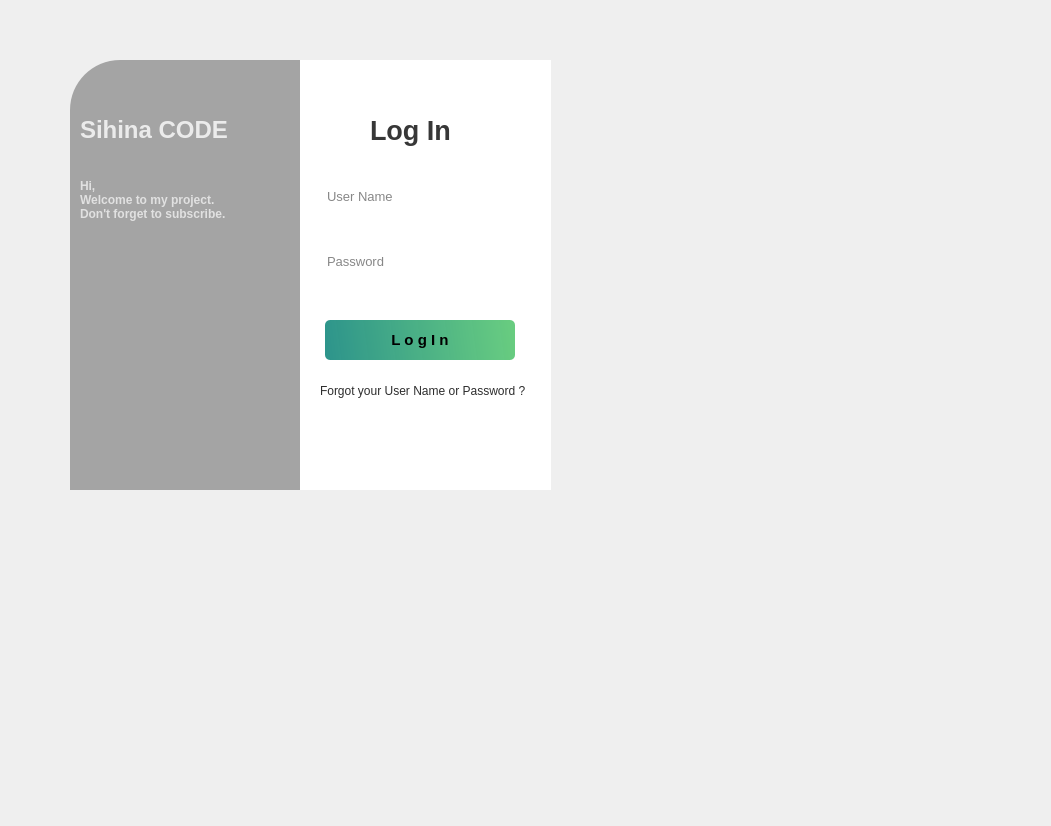
<?xml version="1.0" encoding="UTF-8"?>
<ui version="4.0">
 <class>Form</class>
 <widget class="QWidget" name="Form">
  <property name="geometry">
   <rect>
    <x>0</x>
    <y>0</y>
    <width>1051</width>
    <height>826</height>
   </rect>
  </property>
  <property name="windowTitle">
   <string>Form</string>
  </property>
  <widget class="QWidget" name="widget" native="true">
   <property name="geometry">
    <rect>
     <x>30</x>
     <y>30</y>
     <width>550</width>
     <height>500</height>
    </rect>
   </property>
   <widget class="QLabel" name="label">
    <property name="geometry">
     <rect>
      <x>40</x>
      <y>30</y>
      <width>280</width>
      <height>430</height>
     </rect>
    </property>
    <property name="styleSheet">
     <string notr="true">border-image: url(:/images/manzara.jpeg);
border-top-left-radius:50px;</string>
    </property>
    <property name="text">
     <string/>
    </property>
   </widget>
   <widget class="QLabel" name="label_2">
    <property name="geometry">
     <rect>
      <x>40</x>
      <y>30</y>
      <width>280</width>
      <height>430</height>
     </rect>
    </property>
    <property name="styleSheet">
     <string notr="true">background-color:rgba(0,0,0,80);
border-top-left-radius:50px;</string>
    </property>
    <property name="text">
     <string/>
    </property>
   </widget>
   <widget class="QLabel" name="label_3">
    <property name="geometry">
     <rect>
      <x>270</x>
      <y>30</y>
      <width>251</width>
      <height>430</height>
     </rect>
    </property>
    <property name="styleSheet">
     <string notr="true">background-color:rgba(255,255,255,255);
bor-bottom-right-radius:50px;</string>
    </property>
    <property name="text">
     <string/>
    </property>
   </widget>
   <widget class="QLabel" name="label_4">
    <property name="geometry">
     <rect>
      <x>340</x>
      <y>80</y>
      <width>111</width>
      <height>40</height>
     </rect>
    </property>
    <property name="font">
     <font>
      <pointsize>20</pointsize>
      <weight>75</weight>
      <bold>true</bold>
     </font>
    </property>
    <property name="styleSheet">
     <string notr="true">color:rgba(0,0,0,200);</string>
    </property>
    <property name="text">
     <string>Log In</string>
    </property>
   </widget>
   <widget class="QLineEdit" name="lineEdit">
    <property name="geometry">
     <rect>
      <x>295</x>
      <y>150</y>
      <width>190</width>
      <height>40</height>
     </rect>
    </property>
    <property name="font">
     <font>
      <pointsize>10</pointsize>
     </font>
    </property>
    <property name="styleSheet">
     <string notr="true">background-color:rgba(0,0,0,0);
border:none;
border-bottom:2px solid(46,82,101,200);
color:rgba(0,0,0,240);
padding-bottom:7px;</string>
    </property>
    <property name="placeholderText">
     <string>User Name</string>
    </property>
   </widget>
   <widget class="QLineEdit" name="lineEdit_2">
    <property name="geometry">
     <rect>
      <x>295</x>
      <y>215</y>
      <width>190</width>
      <height>40</height>
     </rect>
    </property>
    <property name="font">
     <font>
      <pointsize>10</pointsize>
     </font>
    </property>
    <property name="styleSheet">
     <string notr="true">background-color:rgba(0,0,0,0);
border:none;
border-bottom:2px solid(46,82,101,200);
color:rgba(0,0,0,240);
padding-bottom:7px;</string>
    </property>
    <property name="echoMode">
     <enum>QLineEdit::Password</enum>
    </property>
    <property name="placeholderText">
     <string>Password</string>
    </property>
   </widget>
   <widget class="QPushButton" name="pushButton">
    <property name="geometry">
     <rect>
      <x>295</x>
      <y>290</y>
      <width>190</width>
      <height>40</height>
     </rect>
    </property>
    <property name="font">
     <font>
      <pointsize>11</pointsize>
      <weight>75</weight>
      <bold>true</bold>
     </font>
    </property>
    <property name="styleSheet">
     <string notr="true">QPushButton#pushButton{
background-color: qlineargradient(spread:pad, x1:0, y1:0.505682, x2:1, y2:0.477, stop:0 rgba(11, 131, 120, 219), stop:1 rgba(85, 198, 112, 226));
color:rgbe(255,255,255,210);
border-radius:5px;
}

QPushButton#pushButton:hover{

background-color: qlineargradient(spread:pad, x1:0, y1:0.505682, x2:1, y2:0.477, stop:0 rgba(150, 123, 111, 219), stop:1 rgba(85, 81, 84, 226));
}

QPushButton#pushButton:pressed{
padding-left:5px;
padding-top:5px;
background-color:rgba(150,123,11,255);
}

QPushButton#pushButton_2{
background-color: rgba(0,0,0,0);
color:rgbe(85,98,112,255);

}

QPushButton#pushButton_2:hover{

color: rgba(131,96,53,255);
}

QPushButton#pushButton_2:pressed{
padding-left:5px;
padding-top:5px;
color:rgba(91,88,53,255);
}</string>
    </property>
    <property name="text">
     <string>L o g I n</string>
    </property>
   </widget>
   <widget class="QLabel" name="label_5">
    <property name="geometry">
     <rect>
      <x>290</x>
      <y>350</y>
      <width>221</width>
      <height>21</height>
     </rect>
    </property>
    <property name="styleSheet">
     <string notr="true">color:rgba(0,0,0,210);</string>
    </property>
    <property name="text">
     <string>Forgot your User Name or Password ?</string>
    </property>
   </widget>
   <widget class="QLabel" name="label_6">
    <property name="geometry">
     <rect>
      <x>40</x>
      <y>80</y>
      <width>230</width>
      <height>130</height>
     </rect>
    </property>
    <property name="styleSheet">
     <string notr="true">background-color:rgbe(0,0,0,75);
</string>
    </property>
    <property name="text">
     <string/>
    </property>
   </widget>
   <widget class="QLabel" name="label_7">
    <property name="geometry">
     <rect>
      <x>50</x>
      <y>80</y>
      <width>201</width>
      <height>40</height>
     </rect>
    </property>
    <property name="font">
     <font>
      <pointsize>18</pointsize>
      <weight>75</weight>
      <bold>true</bold>
     </font>
    </property>
    <property name="styleSheet">
     <string notr="true">color:rgba(255,255,255,200);</string>
    </property>
    <property name="text">
     <string>Sihina CODE</string>
    </property>
   </widget>
   <widget class="QLabel" name="label_8">
    <property name="geometry">
     <rect>
      <x>50</x>
      <y>145</y>
      <width>220</width>
      <height>50</height>
     </rect>
    </property>
    <property name="font">
     <font>
      <pointsize>9</pointsize>
      <weight>75</weight>
      <bold>true</bold>
     </font>
    </property>
    <property name="styleSheet">
     <string notr="true">color:rgba(255,255,255,170);</string>
    </property>
    <property name="text">
     <string>Hi,
Welcome to my project.
Don't forget to subscribe. </string>
    </property>
   </widget>
  </widget>
 </widget>
 <resources>
  <include location="res.qrc"/>
 </resources>
 <connections/>
</ui>
